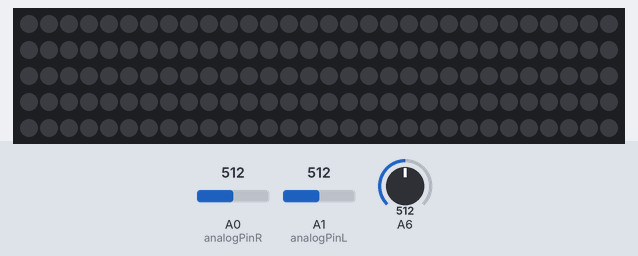
Recording of a sketch running on a simulated Arduino Uno, built with avr-gcc and run on an emulated ATmega328P. On the bench: 150 RGB LEDs in strip order, left to right, continuing on the next row. The test bench sets the inputs (shaded band); at power-on: A0 (analogPinR) = 512, A1 (analogPinL) = 512, A6 = 512. Dim RGB values are drawn brighter than linear.

Above: at 1.2 s.
1.3 s: A0 (analogPinR) set to 390
At 2.0 s:
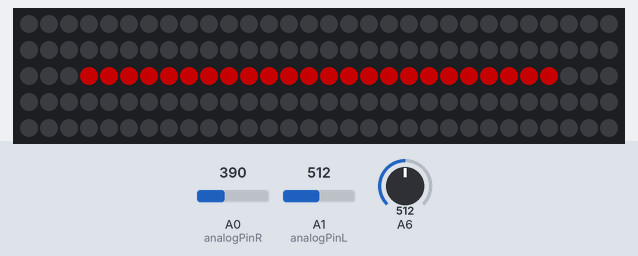
3.0 s: A1 (analogPinL) set to 716
At 3.01 s:
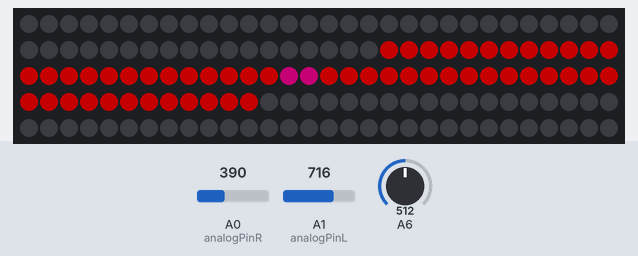
4.6 s: A1 (analogPinL) set to 1023
At 4.62 s:
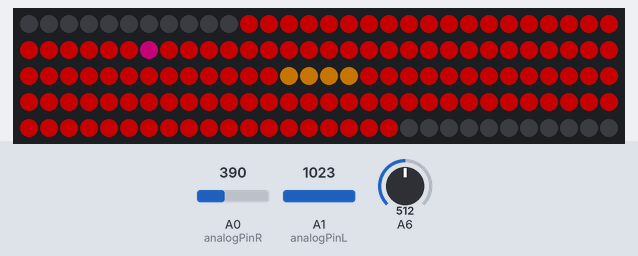
6.3 s: A1 (analogPinL) set to 900
At 7.02 s:
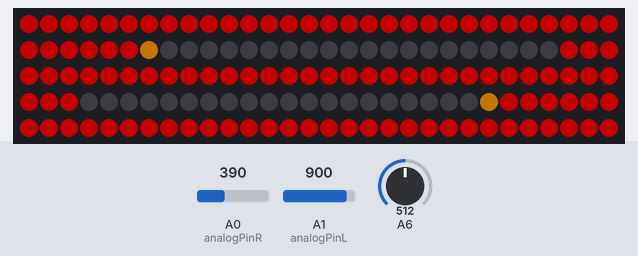

The sketch:

MSGEQ7_Top_Frequency_Propogate_II.ino
```cpp
//code from https://github.com/jdbugman/anduino-neopixel/blob/master/soundNeo/soundNeo.ino
#include <Adafruit_NeoPixel.h>
#define PIN 5
Adafruit_NeoPixel strip = Adafruit_NeoPixel(150, PIN, NEO_GRB + NEO_KHZ800); //first number controls the amount of pixels you have (add 4 so the drip falls off the edge)

//length of LED strip
int led_strip_length = 150;    //select 1 thru 10

//half the srip length (length on each side)
int strip_length = 75;
int prop_left[75];
int prop_left_his[75];
int prop_right[75];
int prop_right_his[75];

//if # is 10, it updates every 10th iteration, thus higher number makes
//refresh rate slower
int refresh = 10; //higher number refreshes slow
int refresh_counter = 0;

int readingsTotal = 800;
int readingsChanged = 100;

//was for the dial
int analogPinpot = 2;
int minFilter = 100;

//values for MSGEQ7 Chip
int analogPinL = 1; // read from multiplexer using analog input 0
int analogPinR = 0; // read from multiplexer using analog input 0
int strobePin = 4; // strobe is attached to digital pin 2
int resetPin = 5; // reset is attached to digital pin 3
int spectrumValueL[6];
int spectrumValueR[6]; // to hold a2d values
int previousSpectrumValueL[6]; // to hold a2d values
int previousSpectrumValueR[6]; // to hold a2d values
int global_brightness = 96; // Sets global brightness, i.e. 64 is 1/4 brightness.
int useColor[2];
int num;


void setup() {
  Serial.begin(9600); // print to serial monitor
  strip.begin();
  strip.show(); // Initialize all pixels to 'off'
  pinMode(analogPinL, INPUT);
  pinMode(analogPinR, INPUT);
  pinMode(strobePin, OUTPUT);
  pinMode(resetPin, OUTPUT);
  analogReference(DEFAULT);
  digitalWrite(resetPin, LOW);
  digitalWrite(strobePin, HIGH);

  pinMode(analogPinpot, INPUT);
}

void loop() {
   sevenWaves();
}


void sevenWaves(){

  digitalWrite(resetPin, HIGH);
  digitalWrite(resetPin, LOW);
  int changeL = 0;
  int changeR = 0;
  int changePinL = 0;
  int changePinR = 0;
  int k,i,r,g,b;
  int pot;
  int tmp_adj = 0;


  //un comment below if the pentomiter is hooked up
  //these will override the default setting if used

  //--fetch pentimoter value
  //pot = analogRead(analogPinpot);

  //--for the min amplitude to count as a reading
  //minFilter = round(pot * .4);

  //--refresh rate
  //refresh = round(pot * .05);

  //get readings from chip
  for (i = 0; i < 7; i++)
  {
    previousSpectrumValueL[i] = spectrumValueL[i];
    previousSpectrumValueR[i] = spectrumValueR[i];
    digitalWrite(strobePin, LOW);
    delayMicroseconds(30); // to allow the output to settle
    spectrumValueL[i] = analogRead(analogPinL);
    spectrumValueR[i] = analogRead(analogPinR);


    //figure out which pin changed the most since last reading
    if( abs(previousSpectrumValueL[i]-spectrumValueL[i]) > changeL)
    {
        changeL = abs(previousSpectrumValueL[i]-spectrumValueL[i]);
        if( spectrumValueL[i] > minFilter  )
          changePinL = (i+1);

        if( spectrumValueL[i] > 400 && i <=1)
          tmp_adj+= 23;

         readingsChanged++;
    }

    //figure out which pin changed the most since last reading
    if( abs(previousSpectrumValueR[i]-spectrumValueR[i]) > changeR)
    {
        changeR = abs(previousSpectrumValueR[i]-spectrumValueR[i]);
        if( spectrumValueR[i] > minFilter )
          changePinR = (i+1);

        if( spectrumValueR[i] > 400 && i <=1)
          tmp_adj+= 23;

         readingsChanged++;
    }

  }

  //refresh = round(readingsTotal/readingsChanged);


  if(tmp_adj < 0) { tmp_adj = 0; }
  if(tmp_adj > 200) { tmp_adj = 200; }


  refresh_counter++;
  if(refresh_counter>=(refresh - round(tmp_adj * .1)))
  //if(refresh_counter>=refresh )
  {


    refresh_counter = 0;
    //refresh =  round(5 * (readingsChanged / (readingsChanged * 7 * 2)));
    readingsChanged = 0;
    tmp_adj-= 1;

  //current;
  prop_right[0] = changePinR;
  //save the history
  for (k = 1; k <strip_length; k++)
  {
    prop_right_his[k] = prop_right[k-1];
  }

  for (k = 1; k <strip_length; k++)
  {
    prop_right[k] = prop_right_his[k];
  }

  for (k = 0; k <strip_length; k++)
  {
    num = prop_right[k];

    if(num>-1){
    get_color();
    strip.setPixelColor((strip_length-k-1), useColor[0], useColor[1], useColor[2]);
    }
  }


  //current;
  prop_left[0] = changePinL;
  //save the history
  for (k = 1; k <strip_length; k++)
  {
    prop_left_his[k] = prop_left[k-1];
  }

  for (k = 1; k <strip_length; k++)
  {
    prop_left[k] = prop_left_his[k];
  }

  for (k = 0; k <strip_length; k++)
  {
    num = prop_left[k];
    if(num>-1)
    {
    get_color();
    strip.setPixelColor((strip_length+k), useColor[0], useColor[1], useColor[2]);
    }
  }

  }


   //if(changePin > 0)
  // {
   digitalWrite(strobePin, HIGH);
  // }


  strip.setBrightness(global_brightness);
  strip.show();

}

void get_color()
{
  int r,g,b;

  // RGB for bands 1-7
    if(num==0)
    {
      r = 0; g = 0; b = 0;
    }
    if(num==1)
    {
      r = 255; g = 0; b = 0;
    }
    if(num==2)
    {
      r = 255; g = 153; b= 0;
    }
    if(num==3)
    {
      r = 255; g = 255; b = 0;
    }
    if(num==4)
    {
      r = 0; g = 255; b = 0;
    }
    if(num==5)
    {
      r = 0; g = 255; b = 255;
    }
    if(num==6)
    {
      r = 0; g = 0 ; b = 255;
    }
    if(num==7)
    {
      r = 255; g = 0; b = 153;
    }

    useColor[0] = r;
    useColor[1] = g;
    useColor[2] = b;

}
```

Measured:
- after the input at 1.3 s, the LEDs: first change at once (image 1 shows a later state)
- after the input at 3.0 s, the LEDs: change at once (image 2)
- after the input at 4.6 s, the LEDs: change at once (image 3)
